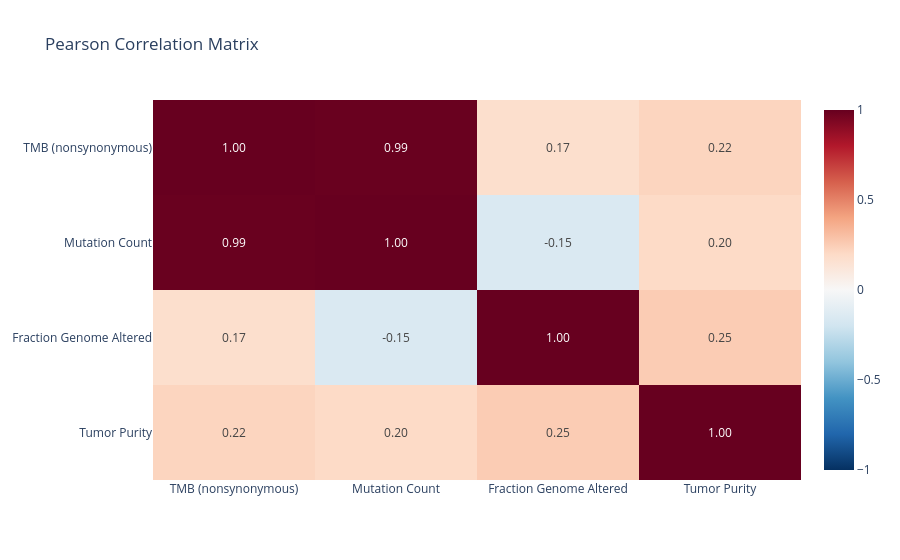

Source (notebook cell):
### Code cell
# Test selected variables 
correlation_variables = [
    "TMB (nonsynonymous)",
    "Mutation Count",
    "Fraction Genome Altered",
    "Tumor Purity"
]

available_correlation_variables = [
    variable
    for variable in correlation_variables
    if variable in sample_df.columns
]

fig, sample_correlation = (
    create_correlation_heatmap(
        sample_df,
        variables=available_correlation_variables
    )
)

fig.show()

### Figure 1 — Plotly figure (JSON) as saved in the notebook; plotly's stock layout.template omitted (floating-point values rounded to 4 significant figures)
{"data": [{"coloraxis": "coloraxis", "hovertemplate": "x: %{x}<br>y: %{y}<br>color: %{z}<extra></extra>", "name": "0", "texttemplate": "%{z:.2f}", "type": "heatmap", "x": ["TMB (nonsynonymous)", "Mutation Count", "Fraction Genome Altered", "Tumor Purity"], "xaxis": "x", "y": ["TMB (nonsynonymous)", "Mutation Count", "Fraction Genome Altered", "Tumor Purity"], "yaxis": "y", "z": [[1.0, 0.9936, 0.1738, 0.222], [0.9936, 1.0, -0.1519, 0.1986], [0.1738, -0.1519, 1.0, 0.2541], [0.222, 0.1986, 0.2541, 1.0]]}], "layout": {"coloraxis": {"autocolorscale": false, "cmax": 1, "cmin": -1, "colorscale": [[0, "rgb(5,48,97)"], [0.1, "rgb(33,102,172)"], [0.2, "rgb(67,147,195)"], [0.3, "rgb(146,197,222)"], [0.4, "rgb(209,229,240)"], [0.5, "rgb(247,247,247)"], [0.6, "rgb(253,219,199)"], [0.7, "rgb(244,165,130)"], [0.8, "rgb(214,96,77)"], [0.9, "rgb(178,24,43)"], [1, "rgb(103,0,31)"]]}, "title": {"text": "Pearson Correlation Matrix"}, "xaxis": {"anchor": "y", "domain": [0, 1]}, "yaxis": {"anchor": "x", "autorange": "reversed", "domain": [0, 1]}}}
